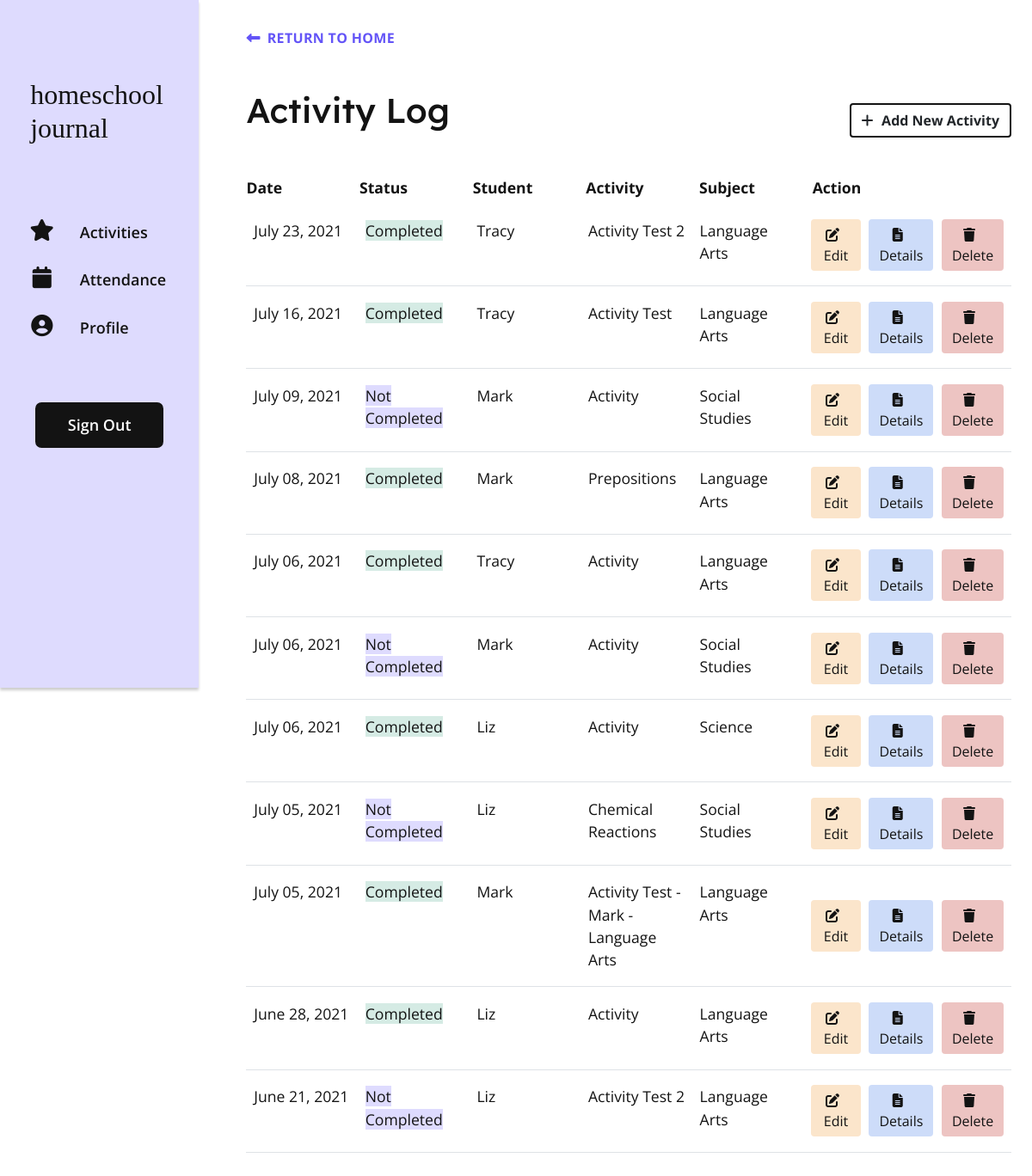
Page /log (signed in) on the earlier database version.
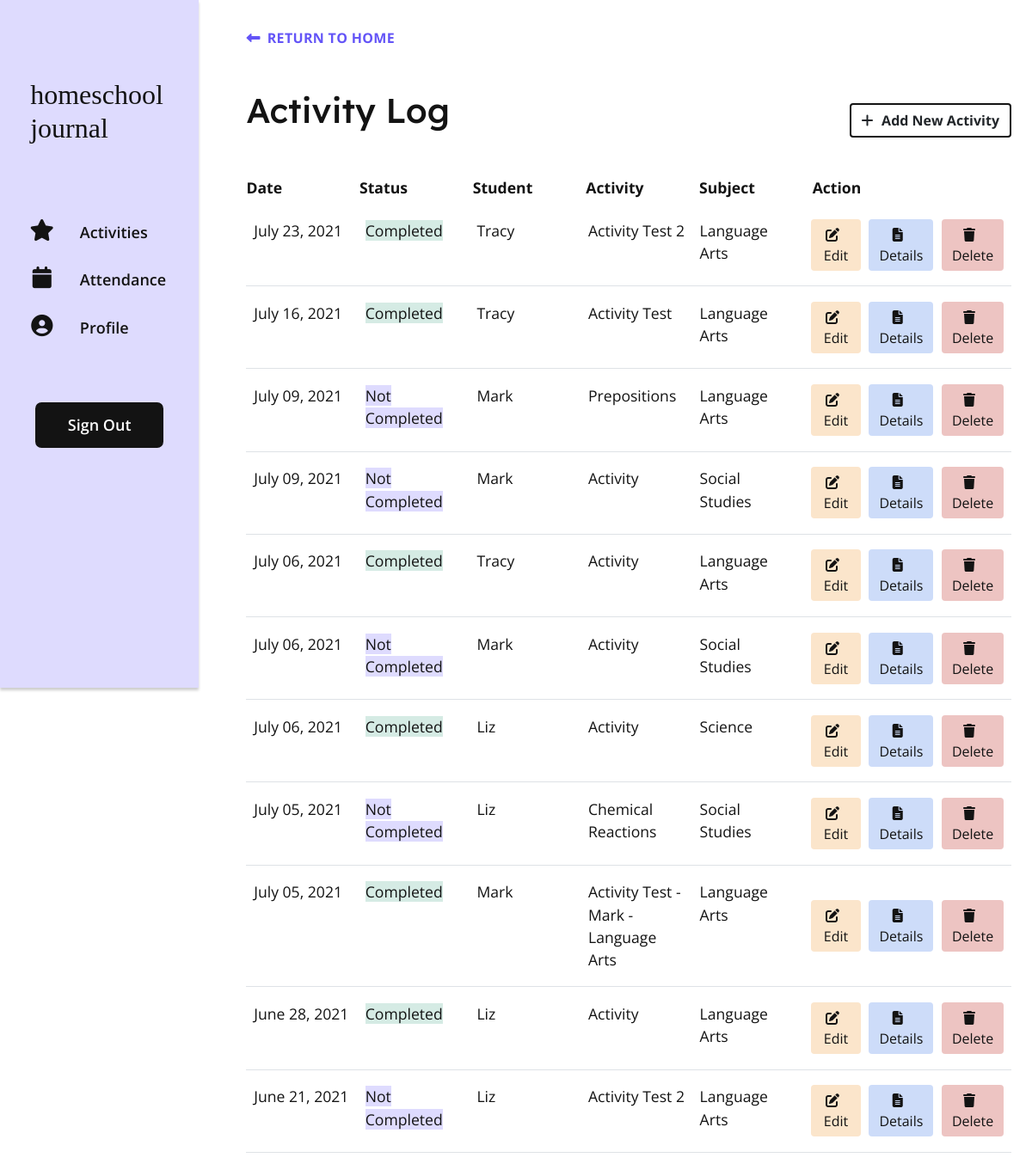
Same page on the later database version.
### app/models.py (models this page shows, shortened)
class Activity(db.Model):
    id = db.Column(db.Integer, primary_key=True)
    title = db.Column(db.String(150), index=True, nullable=False)
    user_id = db.Column(db.Integer, db.ForeignKey('user.id'), index=True)
    subject_id = db.Column(db.Integer, db.ForeignKey('subject.id'), index=True, nullable=False)
    student_id = db.Column(db.Integer, db.ForeignKey('student.id'), index=True, nullable=False)
    description = db.Column(db.Text, index=True)
    resources = db.Column(db.Text, index=True)
    activity_date = db.Column(db.DateTime, index=True, nullable=False)
    notes = db.Column(db.Text, index=True)
    status = db.Column(db.String(64), index=True, nullable=False)

class Student(db.Model):
    id = db.Column(db.Integer, primary_key=True)
    student_name = db.Column(db.String(64), index=True)
    user_id = db.Column(db.Integer, db.ForeignKey('user.id'))
    attendance = db.relationship('Attendance', backref='student', lazy='dynamic')
    activities = db.relationship('Activity', backref='student', lazy='dynamic')
    def __str__(self):
        return self.student_name

class Subject(db.Model):
    id = db.Column(db.Integer, primary_key=True)
    user_id = db.Column(db.Integer, db.ForeignKey('user.id'), index=True)
    subject_name = db.Column(db.String(64), index=True)
    activities = db.relationship('Activity', backref='subject', lazy='dynamic')
    def __str__(self):
        return self.subject_name

### app/routes.py (the view)
@app.route('/log', methods = ('GET', 'POST'))
@login_required
def log():
    activities = current_user.activities.order_by(Activity.activity_date.desc()).all()
    return render_template('log.html', activities=activities)

### app/__init__.py (called while the page is built)
@app.template_filter()
def datetime_format_filter(value, format='%B %d, %Y'):
    return value.strftime(format)

### app/models.py (called while the page is built)
@login.user_loader
def load_user(id):
    return User.query.get(int(id))

### app/templates/log.html (shortened to what this page needs)
{% extends 'base.html' %}
{% block content %}
    <div class="activity activity--log">
        <a class="activity__btn-back" href="{{ url_for('index') }}"><i class="fas fa-long-arrow-alt-left controls-icon"></i>Return to Home</a>
        <div class="activity-log__header">
            <h1 class="activity__title">Activity Log</h1>
            <a href="{{ url_for('add') }}" id="add-btn" class="btn activity__add-btn"><i class="fas fa-plus activity__add-btn-icon"></i>Add New Activity</a>
        </div>
        <div class="activity-log__table-wrapper">
            <div class="activity-log__table-wrapper">
                <div class="activity-log__table-header-wrapper">
                    <div class="activity-log__table-header">
                        <h2 class="activity-log__table-heading">Date</h2>
                        <h2 class="activity-log__table-heading">Status</h2>
                        <h2 class="activity-log__table-heading">Student</h2>
                        <h2 class="activity-log__table-heading">Activity</h2>
                        <h2 class="activity-log__table-heading">Subject</h2>
                        <h2 class="activity-log__table-heading">Action</h2>
                    </div>
                </div>
                <div class="activity-log__table-content">
                    {% for activity in activities %}
                    <div class=activity-log__entry>
                        <p class="activity-log__entry-data">{{ activity.activity_date | datetime_format_filter }}</p>
                        <p class="activity-log__entry-data"><span class="activity__entry-status-{{ activity.status | lower | replace(" ", "") }}">{{ activity.status }}</span></p>
                        <p class="activity-log__entry-data"><span class="activity-log__entry-label">Student: </span>{{ activity.student }}</p>
                        <p class="activity-log__entry-data"><span class="activity-log__entry-label">Activity: </span>{{ activity.title }}</p>
                        <p class="activity-log__entry-data"><span class="activity-log__entry-label">Subject: </span>{{ activity.subject }}</p>
                        <p class="activity-log__entry-data activity-log__entry-controls">
                            <a href="{{ url_for('update', title=activity.title) }}" class="btn btn-edit activity-log__controls-btn"><i class="fas fa-edit controls-icon"></i>Edit</a>
                            <a href="{{ url_for('details', title=activity.title) }}" class="btn btn-details activity-log__controls-btn"><i class="fas fa-file-alt controls-icon"></i></i>Details</a>
                            <a href="{{ url_for('delete', id=activity.id) }}" class="btn btn-delete activity-log__controls-btn" onclick="return confirm('Are you sure you want to delete?')"><i class="fas fa-trash controls-icon"></i>Delete</a>
                        </p>
                    </div>
                    {% endfor %}
                </div>
            </div>
        </div>
    </div>
{% endblock %}

### app/templates/base.html (shortened to what this page needs)
<!DOCTYPE html>
<html lang="en">
    <head>
        <link rel="stylesheet" href="https://stackpath.bootstrapcdn.com/bootstrap/4.3.1/css/bootstrap.min.css">
        <link rel="stylesheet" href="{{ url_for('static', filename='style.css') }}">
        <link rel="stylesheet" href="https://unpkg.com/bootstrap-table@1.18.2/dist/bootstrap-table.min.css">
    </head>
    <body>
      <div class="container-main">
        <header class="header-main">
          <nav class="navbar-custom">
            <div class="navbar-panel" id="navbarPanel">
              <h1 class="navbar-panel-logo"><a class="navbar-panel-logo__text" href="{{ url_for('index') }}">homeschool<br>journal</a></h1>
              <ul class="navbar-list">
                <li class="nav-item">
                  <a class="nav-item--link" href="{{ url_for('log') }}"><i class="fas fa-fw fa-star menu-icon"></i>Activities</a>
                </li>
                <li class="nav-item">
                  <a class="nav-item--link" href="{{ url_for ('attend') }}"><i class="fas fa-fw fa-calendar menu-icon"></i>Attendance</a>
                </li>
                <li class="nav-item">
                  <a class="nav-item--link" href="{{ url_for ('profile') }}"><i class="fas fa-fw fa-user-circle menu-icon"></i>Profile</a>
                </li>
                <li class="nav-item">
                  {% if current_user.is_anonymous %}
                  <a class="nav-item--link nav-link--sign" href="{{ url_for ('login') }}">Sign In</a>
                  {% else %}
                  <a class="nav-item--link nav-link--sign" href="{{ url_for ('logout') }}">Sign Out</a>
                  {% endif %}
                </li>
              </ul>
            </div>
          </nav>
        </header>
        <div class ="container">
          {% block content %} {% endblock %}
        </div>
      </div>
    </body>
</html>

Differences in the rows shown:
changed Activity "Prepositions": activity_date "July 08, 2021" → "July 09, 2021"; status "Completed" → "Not Completed"; moves up the list
